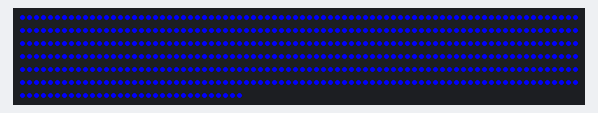
A sketch run on a simulated Arduino Uno, built with avr-gcc and run on an emulated ATmega328P. Shown: 512 RGB LEDs in strip order, left to right, continuing on the next row.

Above: at 0.1 s.

The sketch:

Neopixel_FastLED_FullCube00.ino
```cpp
#include "FastLED.h"

#define NUM_LEDS 512
CRGB leds[NUM_LEDS];
int ledBrightness[NUM_LEDS];
CRGB colors[4];

#define DATA_PIN 3
const int pace = 500;

int ToIndex(int x, int y, int z)
{
  return (x % 2) ? (x * 8) + (7 - y) + z * 64 : (x * 8) + y + z * 64;
}

void WaitForTouch()
{
  int v = 0;
  do {
    v = digitalRead(2);
    delay(50);
  } while (v == HIGH);
  delay(200);
}

void setup() {
  pinMode(2, INPUT_PULLUP);

  FastLED.addLeds<NEOPIXEL, DATA_PIN>(leds, NUM_LEDS);
  colors[0] = CRGB::Red;
  colors[1] = CRGB::Green;
  colors[2] = CRGB::Blue;
  colors[3] = CRGB::White;

  FastLED.setBrightness(255);
}

void SetLedBrightness(int which, int r, int g, int b, int brightness)
{
  ledBrightness[which] = brightness;
  leds[which].setRGB(r * brightness / 255, g * brightness / 255, b * brightness / 255);
}

void GradualRise()
{
  //-- Turn them all off --
  for (int i = 0; i < NUM_LEDS; i++)
    SetLedBrightness(i, 0, 0, 0, 0);
  FastLED.show();

  int brightnessDelay = 100; // Larger = slower
  int risePace = 8;
  int brightness = 0;
  int nextBrightness = 0; // When brightness reach this value, it's time to turn on the next LED
  int brightnessThreshold = 255 / NUM_LEDS; // How much brightness would have to change before we turn on next LED
  int currentTop = 0; // Topmost led that is currently on
  bool done = false;
  while (!done)
  {
    // Make leds from bottom to current topmost a little brighter
    for (int i = 0; i <= currentTop; i++)
    {
      if (ledBrightness[i] < 255)
        ledBrightness[i]++;
      SetLedBrightness(i, 255, 255, 255, ledBrightness[i]);
    }

    // When we've increased brightness enough, include the next higher LED.
    if (ledBrightness[0] >= nextBrightness) {
      nextBrightness = ledBrightness[0] + brightnessThreshold;
      if (currentTop < (NUM_LEDS - 1)) currentTop++;
    }

    if (ledBrightness[NUM_LEDS - 1] >= 255) {
      done = true;
    }
    FastLED.delay(7);
  }
}

void Fall()
{
  for (int y = 0; y < 8; y++) {
    for (int x = 0; x < 8; x++) {
      int i = ToIndex(x, 7 - y, 0);
      SetLedBrightness(i, 0, 0, 0, 0);
    }
    FastLED.delay(100);
  }
}

void Rise(int r, int g, int b)
{
  for (int y = 0; y < 8; y++) {
    for (int x = 0; x < 8; x++) {
      int i = ToIndex(x, y, 0);
      SetLedBrightness( ToIndex(x, y, 0), r, g, b, 255);
    }
    FastLED.delay(100);
  }
}

void ColorTests()
{
  for (int c = 0; c < 4; c++)
  {
    int cr = 0, cg = 0, cb = 0;
    switch (c) {
      case 0: cr = 255; break;
      case 1: cg = 255; break;
      case 2: cb = 255; break;
      case 3: cr = cg = cb = 255; break;
    }
    Rise(cr, cg, cb);
    delay(1500); // Enjoy the glory for two seconds before repeating

    Fall();
    delay(1000); // Enjoy the silence
  }
}

void DripDrip()
{
  for (int r = 0; r < 3; r++) {
    for (int i = 0; i < NUM_LEDS; i++) {
      int y = NUM_LEDS - 1 - i;
      leds[y] = CRGB::White;
      FastLED.delay(80);
      leds[y] = CRGB::Black;
      FastLED.show();
    }
    delay(500);
  }
}

void SetAll(CRGB c)
{
  for (int i = 0; i < NUM_LEDS; i++) {
    leds[i] = c;
    //FastLED.show();
  }
}

void Blink(CRGB c)
{
  SetAll(c);
  FastLED.delay(1000);
  SetAll(CRGB::Black);
  FastLED.delay(1000);
}

void Bounce()
{
  //== Up ==
  for (int y = 0; y < 8; y++) {
    for (int x = 0; x < 8; x++) {
      leds[ ToIndex(x, y, 0) ] = CRGB::White;
    }
    FastLED.show();
    FastLED.delay(70);
    for (int x = 0; x < 8; x++) {
      leds[ ToIndex(x, y, 0) ] = CRGB::Black;
    }
    FastLED.show();
  }

  //== Down ==
  for (int y = 1; y < 7; y++) {
    for (int x = 0; x < 8; x++) {
      leds[ ToIndex(x, 7 - y, 0) ] = CRGB::White;
    }
    FastLED.show();
    FastLED.delay(70);
    for (int x = 0 ; x < 8; x++) {
      leds[ ToIndex(x, 7 - y, 0) ] = CRGB::Black;
    }
    FastLED.show();
  }
}

void Constant(CRGB c)
{
  for (int i = 0; i < NUM_LEDS; i++) {
    leds[ i ] = c;
  }
  FastLED.show();
}

float Distance(int x1, int y1, int x2, int y2)
{
  return sqrt( sq(x1 - x2) + sq(y1 - y2) );
}

void Rainbow()
{
  int rx = 7; int ry = 0;
  int gx = 7; int gy = 7;
  int bx = 0; int by = 0;
  int m = 255 / 9.9;
  for (int y = 0; y < 8; y++) {
    for (int x = 0; x < 8; x++) {
      int rr = (Distance(rx, ry, x, y)) * m;
      int gg = (Distance(gx, gy, x, y)) * m;
      int bb = (Distance(bx, by, x, y)) * m;
      leds[ ToIndex(x, y, 0) ].setRGB(rr, gg, bb);
    }
  }
  FastLED.show();
}

void Rainbow2()
{
  int rx = 7; int ry = 0;
  int gx = 7; int gy = 7;
  int bx = 0; int by = analogRead(1) * 7 / 1023;
  int m = 255 / 9.9;
  for (int y = 0; y < 8; y++) {
    for (int x = 0; x < 8; x++) {
      int rr = Distance(rx, ry, x, y) * m;
      int gg = Distance(gx, gy, x, y) * m;
      int bb = Distance(bx, by, x, y) * m;
      leds[ ToIndex(x, y, 0) ].setRGB(rr, gg, bb);
    }
  }
  FastLED.show();
}

void Explode()
{
  for (int i = 0; i < 4; i++) {
    //leds[ ToIndex(x - i, y, 0) ] = CRGB::White;
  }
}

void SetPlane(int y, CRGB c)
{
  for (int z = 0; z < 1; z++) {
    for (int x = 0; x < 8; x++) {
      leds[ ToIndex(x, y, z) ] = c;
    }
  }
}

void ClearAll()
{
  for (int y = 0; y < 8; y++)
    SetPlane(y, CRGB::Black);
  FastLED.show();
}

void FloatUp(CRGB c, int finalY)
{
  for (int i = 0; i < 3; i++) {
    for (int y = 0; y <= finalY - i; y++)
    {
      if ((y - 0) >= 0) SetPlane(y - 0, c);
      if ((y - 1) >= 0) SetPlane(y - 1, CRGB::Black);
      FastLED.show();
      FastLED.delay(150);
    }
  }
}

void July4()
{
  //  ClearAll();
  //  FloatUp(CRGB::Red, 7);
  //  FloatUp(CRGB::White, 4);
  //  FloatUp(CRGB::Blue, 2);
  SetPlane(0, CRGB::Red);
  SetPlane(1, CRGB::Red);
  SetPlane(2, CRGB::Red);
  SetPlane(3, CRGB::White);
  SetPlane(4, CRGB::White);
  SetPlane(5, CRGB::Blue);
  SetPlane(6, CRGB::Blue);
  SetPlane(7, CRGB::Blue);
  FastLED.show();
}

void BenchTest()
{
  Constant(CRGB::Red); FastLED.delay(500);
  Constant(CRGB::Black); FastLED.delay(300);
  Constant(CRGB::Green); FastLED.delay(500);
  Constant(CRGB::Black); FastLED.delay(300);
  Constant(CRGB::Blue); FastLED.delay(500);
  Constant(CRGB::Black); FastLED.delay(300);
  Constant(CRGB::White); FastLED.delay(100);
  Constant(CRGB::Black); FastLED.delay(300);
}

void HorizAt(byte x, byte y, byte z, byte width, CRGB c)
{
  for (int i = 0; i < width; i++) {
    leds[ ToIndex(x + i, y, z) ] = c;
  }
}

void VertAt(byte x, byte y, byte z, byte height, CRGB c)
{
  for (int i = 0; i < height; i++) {
    leds[ ToIndex(x, y + i, z) ] = c;
  }
}

void RectAt(byte x, byte y, byte z, byte width, byte height, CRGB c)
{
  HorizAt(x, y, z, width, c);
  HorizAt(x, y + height - 1, z, width, c);
  VertAt(x, y, z, height, c);
  VertAt(x + width - 1, y, z, height, c);
}

void Vortex()
{
  for (int i = 0; i < 4; i++) {
    Constant(CRGB::Blue);

    // Front
    byte w = (i + 1) * 2;
    RectAt(3 - i, 3 - i, 0, w, w, CRGB::White);

    // Back
    byte j = i + 0;
    if (j < 4) {
      w = (j + 1) * 2;
      RectAt(3 - j, 3 - j, 1, w, w, CRGB::White);
    }

    FastLED.delay(150);
  }
}

void Vortey()
{
  for (int i = 0; i < 4; i++) {
    Constant(CRGB::Blue);

    // Front
    byte w = (i + 1) * 2;
    RectAt(3 - i, 3 - i, 0, w, w, CRGB::White);

    // Back
    byte j = i + 0;
    if (j < 4) {
      w = (j + 1) * 2;
      RectAt(3 - j, 3 - j, 1, w, w, CRGB::White);
    }

    FastLED.delay(150);
  }
}

void OneAtATime(CRGB bgColor, CRGB pixelColor)
{
  for (byte z = 0; z < 8 - 4; z++) {
    for (byte y = 0; y < 8; y++) {
      //      for (int x = 0; x < 8; x++) {
      //        int i = ToIndex(x, y, z);
      //        leds[ i ] = pixelColor;
      //        FastLED.delay(100);
      //        leds[ i ] = bgColor;
      //        //FastLED.delay(100);
      //      }
      HorizAt(0, y, z, 8, pixelColor);
      FastLED.delay(100);
      HorizAt(0, y, z, 8, bgColor);
    }
  }
}


void QuarterTest(CRGB bgColor, CRGB pixelColor)
{
  int d = 100;
  //-- Up Front --
  for (byte y = 0; y < 8; y++) {
    HorizAt(0, y, 0, 8, pixelColor); FastLED.delay(d);
    HorizAt(0, y, 0, 8, bgColor);    //FastLED.delay(d);
  }
  //-- Down Back --
  for (byte y = 0; y < 8; y++) {
    HorizAt(0, 7-y, 1, 8, pixelColor); FastLED.delay(d);
    HorizAt(0, 7-y, 1, 8, bgColor);    //FastLED.delay(d);
  }

  //-- Left to right Front --
  for (byte x = 0; x < 8; x++) {
    VertAt(x, 0, 0, 8, pixelColor); FastLED.delay(d);
    VertAt(x, 0, 0, 8, bgColor);    //FastLED.delay(d);
  }
  //-- Right to left back --
  for (byte x = 0; x < 8; x++) {
    VertAt(7-x, 0, 1, 8, pixelColor); FastLED.delay(d);
    VertAt(7-x, 0, 1, 8, bgColor);    //FastLED.delay(d);
  }
  FastLED.show();
}

void loop() {
  //Constant(CRGB::Black);
  Blink(CRGB::Blue);

//  BenchTest();
//
//  QuarterTest(CRGB::Black, CRGB::Red);
//  QuarterTest(CRGB::Black, CRGB::Green);
//  QuarterTest(CRGB::Black, CRGB::Blue);

  //Constant(CRGB::Blue);
  //RectAt(0,0,0, 2,2, CRGB::Red);

//  for (byte i=0; i<5; i++)
//    Vortex();

  //Constant(CRGB::Black);
  //OneAtATime(CRGB::Black, CRGB::Red);
}
```
